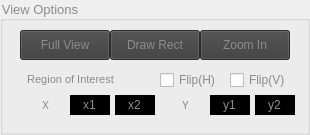
       <widget class="QGroupBox" name="GBOX_viewopt">
        <property name="sizePolicy">
         <sizepolicy hsizetype="Fixed" vsizetype="Fixed">
          <horstretch>0</horstretch>
          <verstretch>0</verstretch>
         </sizepolicy>
        </property>
        <property name="minimumSize">
         <size>
          <width>310</width>
          <height>135</height>
         </size>
        </property>
        <property name="maximumSize">
         <size>
          <width>310</width>
          <height>135</height>
         </size>
        </property>
        <property name="font">
         <font>
          <family>Arial</family>
          <pointsize>10</pointsize>
         </font>
        </property>
        <property name="styleSheet">
         <string notr="true">color:rgb(140, 140, 140)</string>
        </property>
        <property name="title">
         <string>View Options</string>
        </property>
        <widget class="QLabel" name="NON_Pos22">
         <property name="geometry">
          <rect>
           <x>170</x>
           <y>95</y>
           <width>31</width>
           <height>20</height>
          </rect>
         </property>
         <property name="font">
          <font>
           <family>Arial Black</family>
           <pointsize>8</pointsize>
          </font>
         </property>
         <property name="styleSheet">
          <string notr="true"/>
         </property>
         <property name="text">
          <string>Y</string>
         </property>
         <property name="alignment">
          <set>Qt::AlignCenter</set>
         </property>
         <property name="textInteractionFlags">
          <set>Qt::NoTextInteraction</set>
         </property>
        </widget>
        <widget class="QLabel" name="NON_current_4">
         <property name="geometry">
          <rect>
           <x>10</x>
           <y>70</y>
           <width>121</width>
           <height>18</height>
          </rect>
         </property>
         <property name="font">
          <font>
           <pointsize>8</pointsize>
          </font>
         </property>
         <property name="styleSheet">
          <string notr="true"/>
         </property>
         <property name="text">
          <string>Region of Interest</string>
         </property>
         <property name="alignment">
          <set>Qt::AlignCenter</set>
         </property>
         <property name="textInteractionFlags">
          <set>Qt::NoTextInteraction</set>
         </property>
        </widget>
        <widget class="QLabel" name="NON_Pos11">
         <property name="geometry">
          <rect>
           <x>30</x>
           <y>95</y>
           <width>31</width>
           <height>20</height>
          </rect>
         </property>
         <property name="font">
          <font>
           <family>Arial Black</family>
           <pointsize>8</pointsize>
          </font>
         </property>
         <property name="styleSheet">
          <string notr="true"/>
         </property>
         <property name="text">
          <string>X</string>
         </property>
         <property name="alignment">
          <set>Qt::AlignCenter</set>
         </property>
         <property name="textInteractionFlags">
          <set>Qt::NoTextInteraction</set>
         </property>
        </widget>
        <widget class="QLineEdit" name="LBL_ROI_x1">
         <property name="geometry">
          <rect>
           <x>70</x>
           <y>95</y>
           <width>40</width>
           <height>20</height>
          </rect>
         </property>
         <property name="font">
          <font>
           <family>Arial</family>
          </font>
         </property>
         <property name="styleSheet">
          <string notr="true">background-color:rgb(0, 0, 0);</string>
         </property>
         <property name="text">
          <string>x1</string>
         </property>
         <property name="frame">
          <bool>false</bool>
         </property>
         <property name="alignment">
          <set>Qt::AlignCenter</set>
         </property>
        </widget>
        <widget class="QLineEdit" name="LBL_ROI_y1">
         <property name="geometry">
          <rect>
           <x>210</x>
           <y>95</y>
           <width>40</width>
           <height>20</height>
          </rect>
         </property>
         <property name="font">
          <font>
           <family>Arial</family>
          </font>
         </property>
         <property name="styleSheet">
          <string notr="true">background-color:rgb(0, 0, 0);</string>
         </property>
         <property name="text">
          <string>y1</string>
         </property>
         <property name="frame">
          <bool>false</bool>
         </property>
         <property name="alignment">
          <set>Qt::AlignCenter</set>
         </property>
        </widget>
        <widget class="QLineEdit" name="LBL_ROI_x2">
         <property name="geometry">
          <rect>
           <x>115</x>
           <y>95</y>
           <width>40</width>
           <height>20</height>
          </rect>
         </property>
         <property name="font">
          <font>
           <family>Arial</family>
          </font>
         </property>
         <property name="styleSheet">
          <string notr="true">background-color:rgb(0, 0, 0);</string>
         </property>
         <property name="text">
          <string>x2</string>
         </property>
         <property name="frame">
          <bool>false</bool>
         </property>
         <property name="alignment">
          <set>Qt::AlignCenter</set>
         </property>
        </widget>
        <widget class="QLineEdit" name="LBL_ROI_y2">
         <property name="geometry">
          <rect>
           <x>255</x>
           <y>95</y>
           <width>40</width>
           <height>20</height>
          </rect>
         </property>
         <property name="font">
          <font>
           <family>Arial</family>
          </font>
         </property>
         <property name="styleSheet">
          <string notr="true">background-color:rgb(0, 0, 0);</string>
         </property>
         <property name="text">
          <string>y2</string>
         </property>
         <property name="frame">
          <bool>false</bool>
         </property>
         <property name="alignment">
          <set>Qt::AlignCenter</set>
         </property>
        </widget>
        <widget class="QCheckBox" name="CBOX_flip_horizontal">
         <property name="enabled">
          <bool>true</bool>
         </property>
         <property name="geometry">
          <rect>
           <x>160</x>
           <y>70</y>
           <width>61</width>
           <height>20</height>
          </rect>
         </property>
         <property name="styleSheet">
          <string notr="true"/>
         </property>
         <property name="text">
          <string>Flip(H)</string>
         </property>
        </widget>
        <widget class="QCheckBox" name="CBOX_flip_vertical">
         <property name="enabled">
          <bool>true</bool>
         </property>
         <property name="geometry">
          <rect>
           <x>230</x>
           <y>70</y>
           <width>61</width>
           <height>20</height>
          </rect>
         </property>
         <property name="styleSheet">
          <string notr="true"/>
         </property>
         <property name="text">
          <string>Flip(V)</string>
         </property>
        </widget>
        <widget class="QPushButton" name="BTN_Zoom_Out">
         <property name="geometry">
          <rect>
           <x>20</x>
           <y>30</y>
           <width>90</width>
           <height>30</height>
          </rect>
         </property>
         <property name="minimumSize">
          <size>
           <width>0</width>
           <height>30</height>
          </size>
         </property>
         <property name="font">
          <font>
           <family>Arial</family>
           <pointsize>9</pointsize>
           <weight>50</weight>
           <bold>false</bold>
          </font>
         </property>
         <property name="styleSheet">
          <string notr="true">background-color:rgb(60, 60, 60); color:rgb(140, 140, 140)</string>
         </property>
         <property name="text">
          <string>Full View</string>
         </property>
         <property name="checkable">
          <bool>false</bool>
         </property>
        </widget>
        <widget class="QPushButton" name="BTN_draw_rect">
         <property name="geometry">
          <rect>
           <x>110</x>
           <y>30</y>
           <width>90</width>
           <height>30</height>
          </rect>
         </property>
         <property name="minimumSize">
          <size>
           <width>0</width>
           <height>30</height>
          </size>
         </property>
         <property name="font">
          <font>
           <family>Arial</family>
           <pointsize>9</pointsize>
           <weight>50</weight>
           <bold>false</bold>
          </font>
         </property>
         <property name="styleSheet">
          <string notr="true">background-color:rgb(60, 60, 60); color:rgb(140, 140, 140)</string>
         </property>
         <property name="text">
          <string>Draw Rect</string>
         </property>
         <property name="checkable">
          <bool>true</bool>
         </property>
        </widget>
        <widget class="QPushButton" name="BTN_Zoom_In">
         <property name="geometry">
          <rect>
           <x>200</x>
           <y>30</y>
           <width>90</width>
           <height>30</height>
          </rect>
         </property>
         <property name="minimumSize">
          <size>
           <width>0</width>
           <height>30</height>
          </size>
         </property>
         <property name="font">
          <font>
           <family>Arial</family>
           <pointsize>9</pointsize>
           <weight>50</weight>
           <bold>false</bold>
          </font>
         </property>
         <property name="styleSheet">
          <string notr="true">background-color:rgb(60, 60, 60); color:rgb(140, 140, 140)</string>
         </property>
         <property name="text">
          <string>Zoom In</string>
         </property>
         <property name="checkable">
          <bool>false</bool>
         </property>
        </widget>
       </widget>
